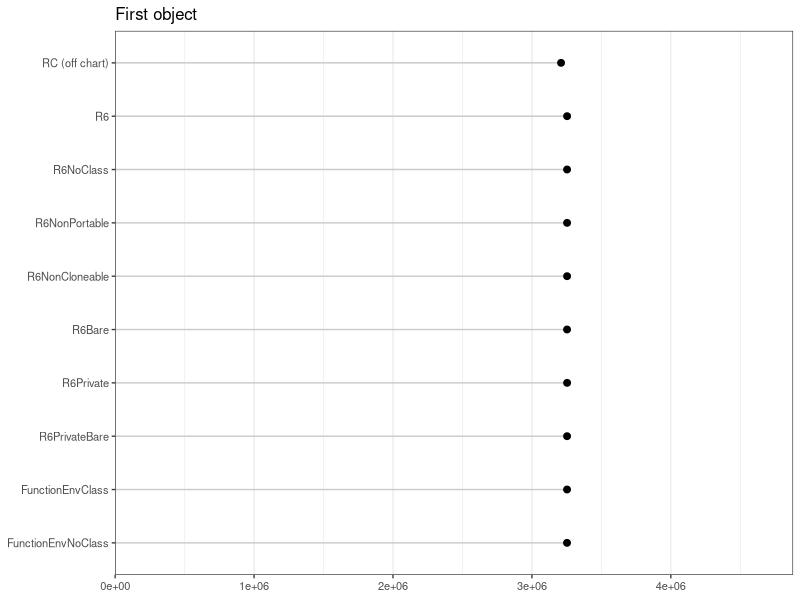
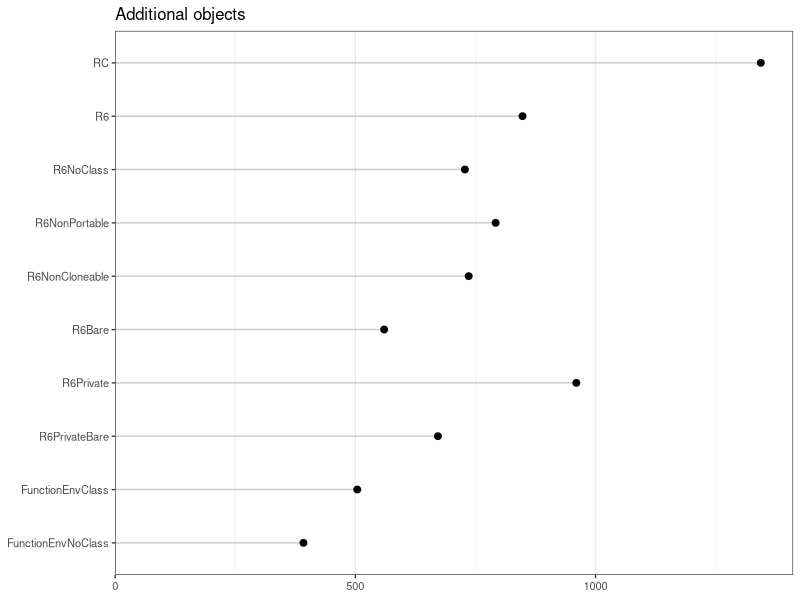
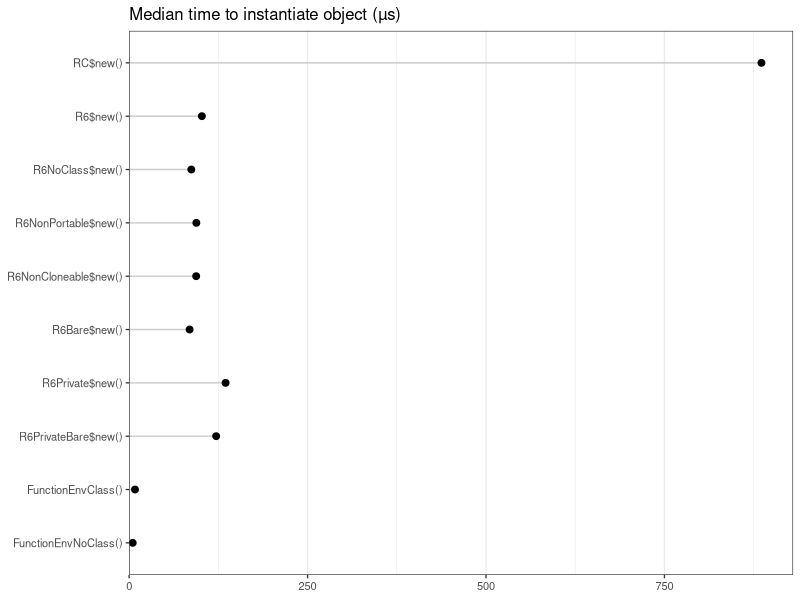
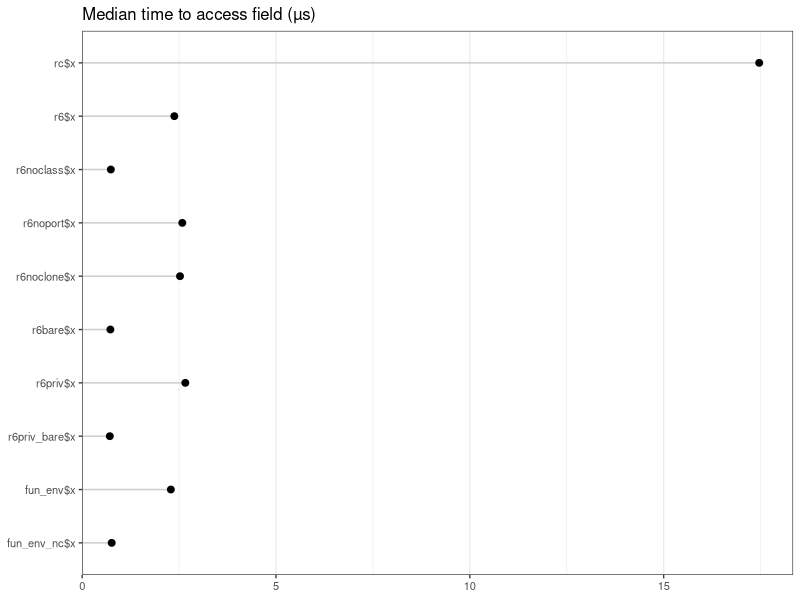
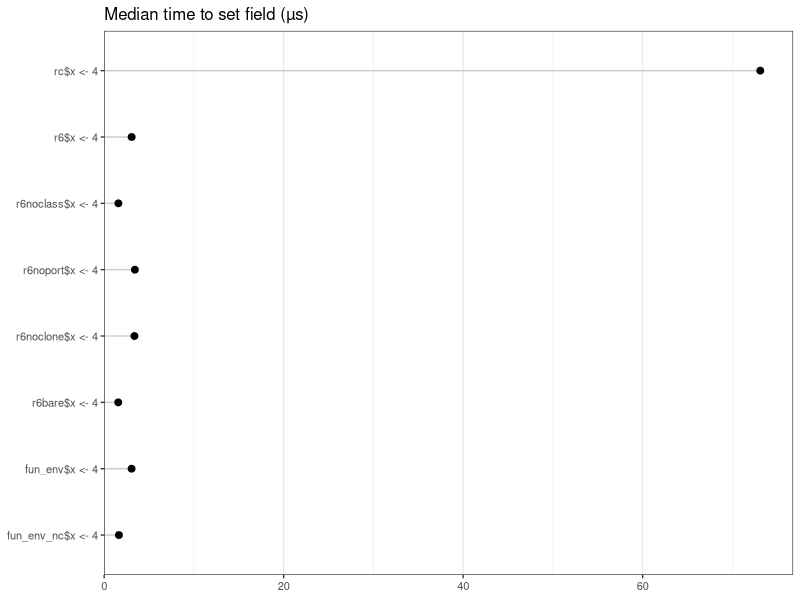
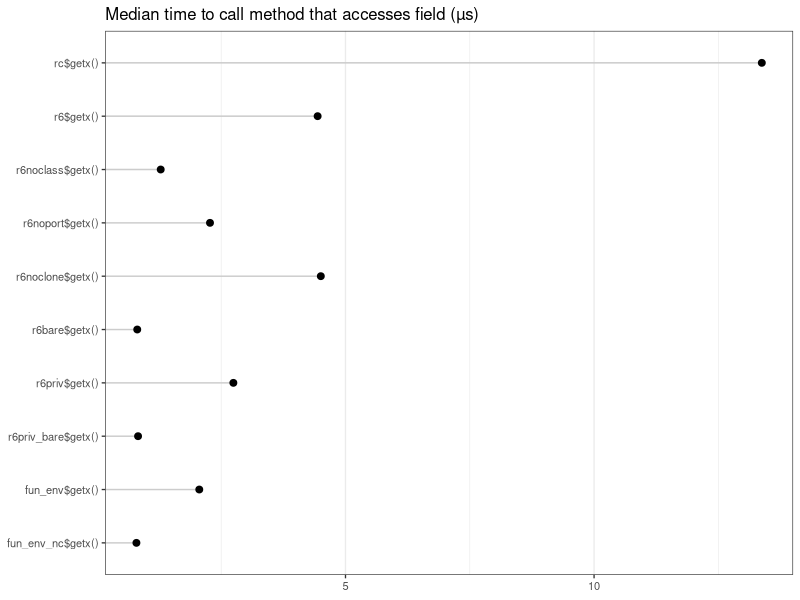
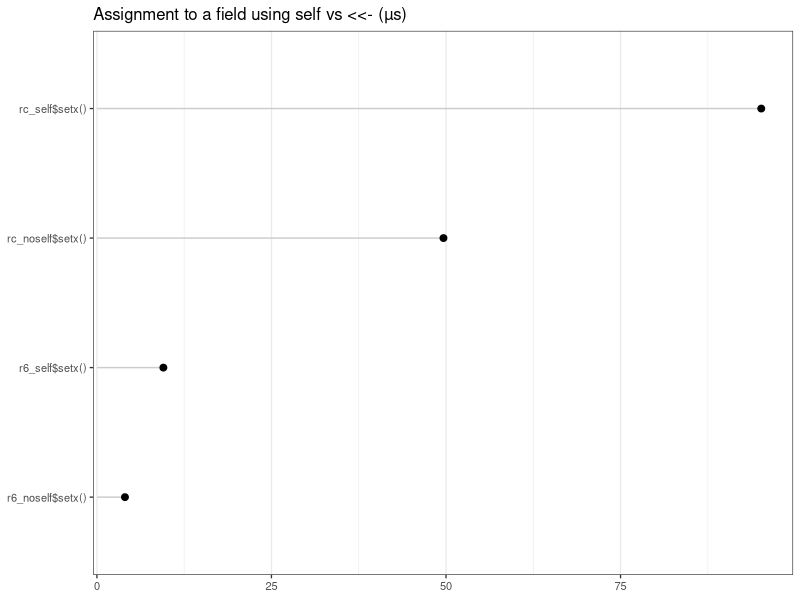

Generate these figures, in order, with R:
## ---- chunk 1
knitr::opts_chunk$set(collapse = TRUE, comment = "#>", fig.width = 3.9, fig.height = 3.5)

# Make sure vignette doesn't error on platforms where microbenchmark is not present.
if (requireNamespace("microbenchmark", quietly = TRUE)) {
  library(microbenchmark)

  # Only print 3 significant digits
  print_microbenchmark <- function (x, unit, order = NULL, ...) {
    s <- summary(x, unit = unit)
    cat("Unit: ", attr(s, "unit"), "\n", sep = "")

    timing_cols <- c("min", "lq", "median", "uq", "max")
    s[timing_cols] <- lapply(s[timing_cols], signif, digits = 3)
    s[timing_cols] <- lapply(s[timing_cols], format, big.mark = ",")

    print(s, ..., row.names = FALSE)
  }

  assignInNamespace("print.microbenchmark", print_microbenchmark,
                    "microbenchmark")

} else {
  # Some dummy functions so that the vignette doesn't throw an error.
  microbenchmark <- function(...) {
    structure(list(), class = "microbenchmark_dummy")
  }

  summary.microbenchmark_dummy <- function(object, ...) {
    data.frame(expr = "", median = 0)
  }
}
## ---- chunk 2
# The previous code block is just for appearances. This code block is the one
# that gets run. The loading of microbenchmark must be conditional because it is
# not available on all platforms.
if (requireNamespace("microbenchmark", quietly = TRUE)) {
  library(microbenchmark)
}
options(microbenchmark.unit = "us")
library(lobstr)  # For obj_size function
library(R6)
## ---- chunk 3
library(ggplot2)
library(scales)

# Set up ggplot2 theme
my_theme <- theme_bw(base_size = 10) +
  theme(axis.title.x = element_blank(),
        axis.title.y = element_blank(),
        panel.grid.major.y = element_blank(),
        panel.grid.minor.y = element_blank()
    )
## ---- chunk 4
RC <- setRefClass("RC",
  fields = list(x = "numeric"),
  methods = list(
    initialize = function(x = 1) .self$x <- x,
    getx = function() x,
    inc = function(n = 1) x <<- x + n
  )
)
## ---- chunk 5
RC$new()
## ---- chunk 6
R6 <- R6Class("R6",
  public = list(
    x = NULL,
    initialize = function(x = 1) self$x <- x,
    getx = function() self$x,
    inc = function(n = 1) self$x <- x + n
  )
)
## ---- chunk 7
R6$new()
## ---- chunk 8
R6NoClass <- R6Class("R6NoClass",
  class = FALSE,
  public = list(
    x = NULL,
    initialize = function(x = 1) self$x <- x,
    getx = function() self$x,
    inc = function(n = 1) self$x <- self$x + n
  )
)
## ---- chunk 9
R6NonPortable <- R6Class("R6NonPortable",
  portable = FALSE,
  public = list(
    x = NULL,
    initialize = function(value = 1) x <<- value,
    getx = function() x,
    inc = function(n = 1) x <<- x + n
  )
)
## ---- chunk 10
R6NonCloneable <- R6Class("R6NonCloneable",
  cloneable = FALSE,
  public = list(
    x = NULL,
    initialize = function(x = 1) self$x <- x,
    getx = function() self$x,
    inc = function(n = 1) self$x <- self$x + n
  )
)
## ---- chunk 11
R6Bare <- R6Class("R6Bare",
  portable = FALSE,
  class = FALSE,
  cloneable = FALSE,
  public = list(
    x = NULL,
    initialize = function(value = 1) x <<- value,
    getx = function() x,
    inc = function(n = 1) x <<- x + n
  )
)
## ---- chunk 12
R6Private <- R6Class("R6Private",
  private = list(x = NULL),
  public = list(
    initialize = function(x = 1) private$x <- x,
    getx = function() private$x,
    inc = function(n = 1) private$x <- private$x + n
  )
)
## ---- chunk 13
R6Private$new()
## ---- chunk 14
R6PrivateBare <- R6Class("R6PrivateBare",
  portable = FALSE,
  class = FALSE,
  cloneable = FALSE,
  private = list(x = NULL),
  public = list(
    initialize = function(x = 1) private$x <- x,
    getx = function() x,
    inc = function(n = 1) x <<- x + n
  )
)
## ---- chunk 15
FunctionEnvClass <- function(x = 1) {
  inc <- function(n = 1) x <<- x + n
  getx <- function() x
  self <- environment()
  class(self) <- "FunctionEnvClass"
  self
}
## ---- chunk 16
ls(FunctionEnvClass())
## ---- chunk 17
FunctionEnvNoClass <- function(x = 1) {
  inc <- function(n = 1) x <<- x + n
  getx <- function() x
  environment()
}
## ---- chunk 18
ls(FunctionEnvNoClass())
## ---- chunk 19
# Utility functions for calculating sizes
obj_size <- function(expr, .env = parent.frame()) {
  size_n <- function(n = 1) {
    objs <- lapply(1:n, function(x) eval(expr, .env))
    as.numeric(do.call(lobstr::obj_size, objs))
  }

  data.frame(one = size_n(1), incremental = size_n(2) - size_n(1))
}

obj_sizes <- function(..., .env = parent.frame()) {
  exprs <- as.list(match.call(expand.dots = FALSE)$...)
  names(exprs) <- lapply(1:length(exprs),
    FUN = function(n) {
      name <- names(exprs)[n]
      if (is.null(name) || name == "") paste(deparse(exprs[[n]]), collapse = " ")
      else name
    })

  sizes <- mapply(obj_size, exprs, MoreArgs = list(.env = .env), SIMPLIFY = FALSE)
  do.call(rbind, sizes)
}
## ---- chunk 20
sizes <- obj_sizes(
  RC$new(),
  R6$new(),
  R6NoClass$new(),
  R6NonPortable$new(),
  R6NonCloneable$new(),
  R6Bare$new(),
  R6Private$new(),
  R6PrivateBare$new(),
  FunctionEnvClass(),
  FunctionEnvNoClass()
)
sizes
## ---- chunk 21
objnames <- c(
  "RC", "R6", "R6NoClass", "R6NonPortable", "R6NonCloneable",
  "R6Bare", "R6Private", "R6PrivateBare", "FunctionEnvClass",
  "FunctionEnvNoClass"
)

obj_labels <- objnames
obj_labels[1] <- "RC (off chart)"

sizes$name <- factor(objnames, levels = rev(objnames))

ggplot(sizes, aes(y = name, x = one)) +
  geom_segment(aes(yend = name), xend = 0, colour = "gray80") +
  geom_point(size = 2) +
  scale_x_continuous(limits = c(0, max(sizes$one[-1]) * 1.5),
                     expand = c(0, 0), oob = rescale_none) +
  scale_y_discrete(
    breaks = sizes$name,
    labels = obj_labels) +
  my_theme +
  ggtitle("First object")

ggplot(sizes, aes(y = name, x = incremental)) +
  geom_segment(aes(yend = name), xend = 0, colour = "gray80") +
  scale_x_continuous(limits = c(0, max(sizes$incremental) * 1.05),
                     expand = c(0, 0)) +
  geom_point(size = 2) +
  my_theme +
  ggtitle("Additional objects")
## ---- chunk 22
RC2 <- setRefClass("RC2",
  fields = list(x = "numeric"),
  methods = list(
    initialize = function(x = 2) .self$x <<- x,
    inc = function(n = 2) x <<- x * n
  )
)

# Calcualte the size of a new RC2 object, over and above an RC object
as.numeric(obj_size(RC$new(), RC2$new()) - obj_size(RC$new()))
## ---- chunk 23
# Function to extract the medians from microbenchmark results
mb_summary <- function(x) {
  res <- summary(x, unit="us")
  data.frame(name = res$expr, median = res$median)
}

speed <- microbenchmark(
  RC$new(),
  R6$new(),
  R6NoClass$new(),
  R6NonPortable$new(),
  R6NonCloneable$new(),
  R6Bare$new(),
  R6Private$new(),
  R6PrivateBare$new(),
  FunctionEnvClass(),
  FunctionEnvNoClass()
)
speed <- mb_summary(speed)
speed
## ---- chunk 24
speed$name <- factor(speed$name, rev(levels(speed$name)))

p <- ggplot(speed, aes(y = name, x = median)) +
  geom_segment(aes(yend = name), xend = 0, colour = "gray80") +
  geom_point(size = 2) +
  scale_x_continuous(limits = c(0, max(speed$median) * 1.05), expand = c(0, 0)) +
  my_theme +
  ggtitle("Median time to instantiate object (\u0b5s)")

p
## ---- chunk 25
rc           <- RC$new()
r6           <- R6$new()
r6noclass    <- R6NoClass$new()
r6noport     <- R6NonPortable$new()
r6noclone    <- R6NonCloneable$new()
r6bare       <- R6Bare$new()
r6priv       <- R6Private$new()
r6priv_bare  <- R6PrivateBare$new()
fun_env      <- FunctionEnvClass()
fun_env_nc   <- FunctionEnvNoClass()
## ---- chunk 26
speed <- microbenchmark(
  rc$x,
  r6$x,
  r6noclass$x,
  r6noport$x,
  r6noclone$x,
  r6bare$x,
  r6priv$x,
  r6priv_bare$x,
  fun_env$x,
  fun_env_nc$x
)
speed <- mb_summary(speed)
speed
## ---- chunk 27
speed$name <- factor(speed$name, rev(levels(speed$name)))

p <- ggplot(speed, aes(y = name, x = median)) +
  geom_segment(aes(yend = name), xend = 0, colour = "gray80") +
  geom_point(size = 2) +
  scale_x_continuous(limits = c(0, max(speed$median) * 1.05), expand = c(0, 0)) +
  my_theme +
  ggtitle("Median time to access field (\u0b5s)")

p
## ---- chunk 28
speed <- microbenchmark(
  rc$x <- 4,
  r6$x <- 4,
  r6noclass$x <- 4,
  r6noport$x <- 4,
  r6noclone$x <- 4,
  r6bare$x <- 4,
  # r6priv$x <- 4,         # Can't set private field directly,
  # r6priv_nc_np$x <- 4,   # so we'll skip these two
  fun_env$x <- 4,
  fun_env_nc$x <- 4
)
speed <- mb_summary(speed)
speed
## ---- chunk 29
speed$name <- factor(speed$name, rev(levels(speed$name)))

p <- ggplot(speed, aes(y = name, x = median)) +
  geom_segment(aes(yend = name), xend = 0, colour = "gray80") +
  geom_point(size = 2) +
  scale_x_continuous(limits = c(0, max(speed$median) * 1.05), expand = c(0, 0)) +
  my_theme +
  ggtitle("Median time to set field (\u0b5s)")

p
## ---- chunk 30
speed <- microbenchmark(
  rc$getx(),
  r6$getx(),
  r6noclass$getx(),
  r6noport$getx(),
  r6noclone$getx(),
  r6bare$getx(),
  r6priv$getx(),
  r6priv_bare$getx(),
  fun_env$getx(),
  fun_env_nc$getx()
)
speed <- mb_summary(speed)
speed
## ---- chunk 31
speed$name <- factor(speed$name, rev(levels(speed$name)))

p <- ggplot(speed, aes(y = name, x = median)) +
  geom_segment(aes(yend = name), xend = 0, colour = "gray80") +
  geom_point(size = 2) +
  my_theme +
  ggtitle("Median time to call method that accesses field (\u0b5s)")

p
## ---- chunk 32
RCself <- setRefClass("RCself",
  fields = list(x = "numeric"),
  methods = list(
    initialize = function() .self$x <- 1,
    setx = function(n = 2) .self$x <- n
  )
)

RCnoself <- setRefClass("RCnoself",
  fields = list(x = "numeric"),
  methods = list(
    initialize = function() x <<- 1,
    setx = function(n = 2) x <<- n
  )
)
## ---- chunk 33
R6self <- R6Class("R6self",
  portable = FALSE,
  public = list(
    x = 1,
    setx = function(n = 2) self$x <- n
  )
)

R6noself <- R6Class("R6noself",
  portable = FALSE,
  public = list(
    x = 1,
    setx = function(n = 2) x <<- n
  )
)
## ---- chunk 34
rc_self   <- RCself$new()
rc_noself <- RCnoself$new()
r6_self   <- R6self$new()
r6_noself <- R6noself$new()

speed <- microbenchmark(
  rc_self$setx(),
  rc_noself$setx(),
  r6_self$setx(),
  r6_noself$setx()
)
speed <- mb_summary(speed)
speed
## ---- chunk 35
speed$name <- factor(speed$name, rev(levels(speed$name)))

p <- ggplot(speed, aes(y = name, x = median)) +
  geom_segment(aes(yend = name), xend = 0, colour = "gray80") +
  geom_point(size = 2) +
  my_theme +
  ggtitle("Assignment to a field using self vs <<- (\u0b5s)")

p
## ---- chunk 36
e1 <- new.env(hash = FALSE, parent = emptyenv())
e2 <- new.env(hash = FALSE, parent = emptyenv())
e3 <- new.env(hash = FALSE, parent = emptyenv())

e1$x <- 1
e2$x <- 1
e3$x <- 1

class(e2) <- "e2"
class(e3) <- "e3"

# Define an S3 method for class e3
`$.e3` <- function(x, name) {
  NULL
}
## ---- chunk 37
speed <- microbenchmark(
  e1$x,
  e2$x,
  e3$x
)
speed <- mb_summary(speed)
speed
## ---- chunk 38
lst <- list(x = 10)
env <- new.env()
env$x <- 10

mb_summary(microbenchmark(
  lst = lst$x,
  env = env$x,
  lst[['x']],
  env[['x']]
))
## ---- chunk 39
sessionInfo()
